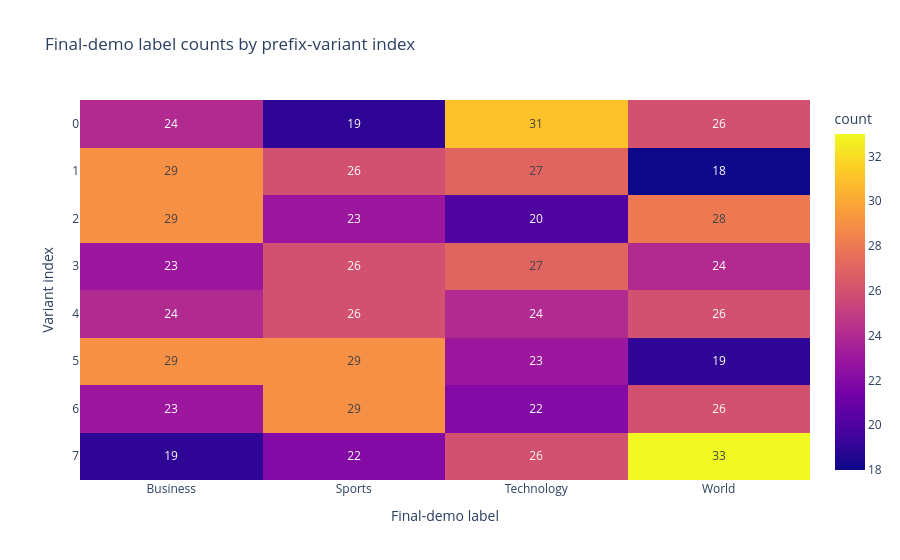
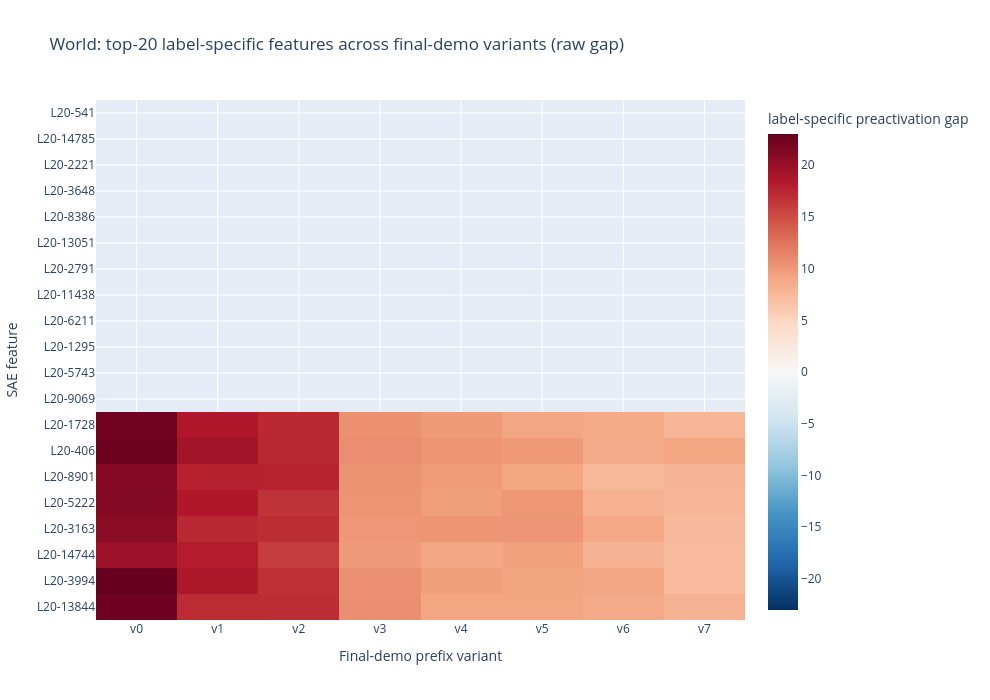
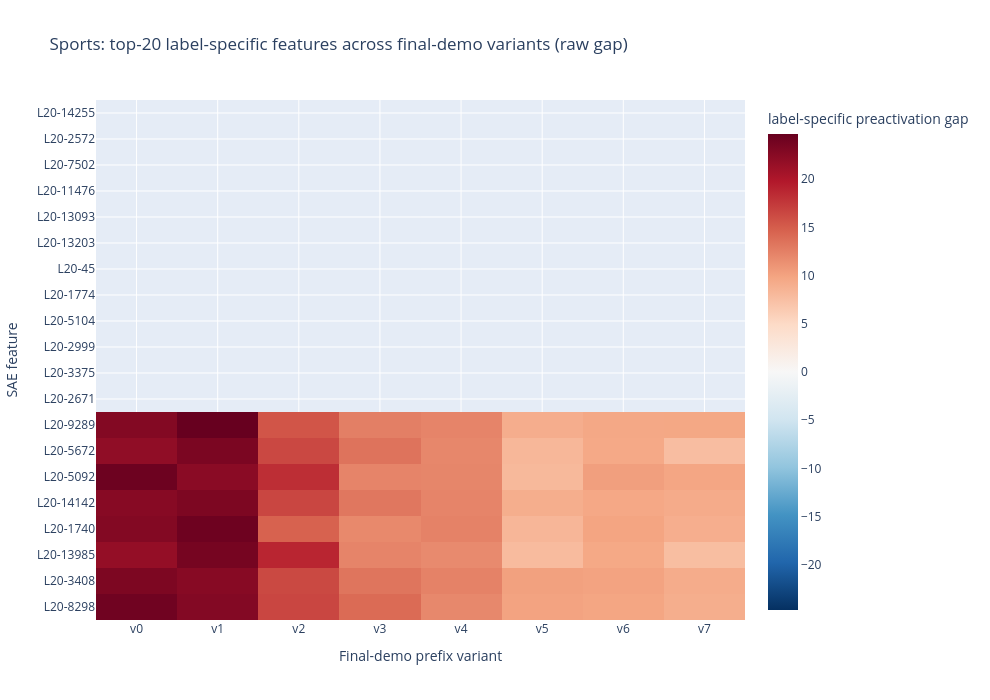
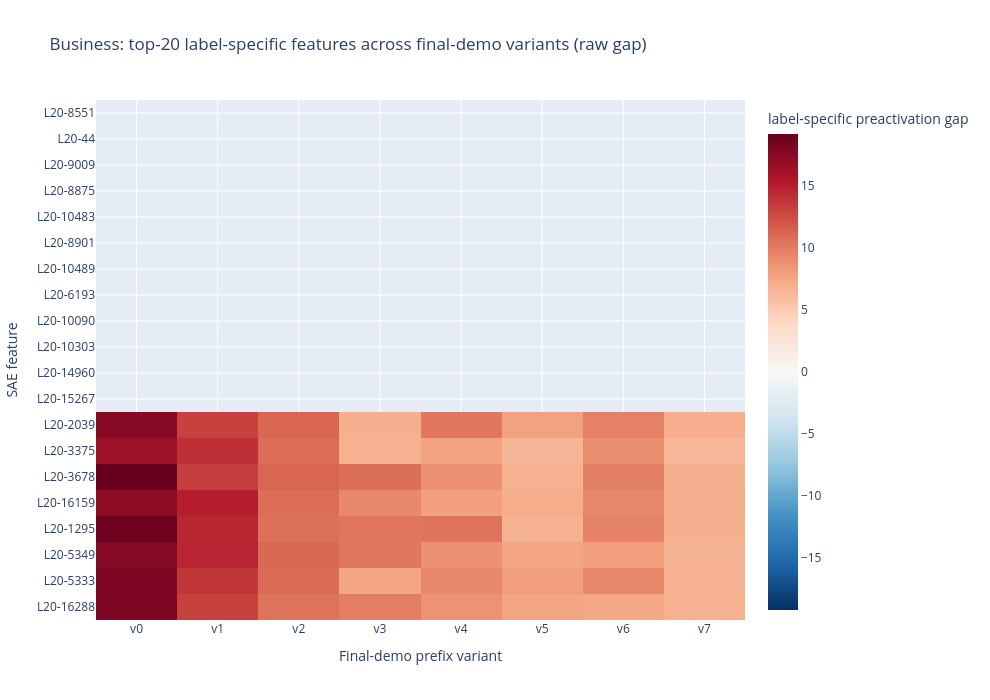

Notebook source saved alongside these figures, in order:
### Code cell
# ============================================================
# 6. Plotly diagnostics and heatmaps
# ============================================================

summary = {
    "model": MODEL_SHORT_NAME,
    "target_layer": TARGET_LAYER,
    "n_queries": N_QUERY_TOTAL,
    "n_prefix_variants": N_PREFIX_VARIANTS,
    "label_specific_top_n_per_label": LABEL_SPECIFIC_TOP_N,
    "retention_top_k": RETENTION_TOP_K,
    "stable_min_retention": STABLE_MIN_RETENTION,
    "stable_min_baseline_ratio": STABLE_MIN_BASELINE_RATIO,
    "query_analysis_positions": query_analysis_positions,
    "stable_count": int(label_specific_stability_df["stable_by_rule"].sum()),
    "sensitive_count": int((~label_specific_stability_df["stable_by_rule"]).sum()),
}
print(json.dumps(summary, indent=2))

# Per-variant final-demo label distribution. This checks whether variant index itself is label-confounded.
variant_label_counts = pd.crosstab(meta_df["variant_idx"], meta_df["final_demo_label_word"])
print("Final-demo label counts by variant index:")
display(variant_label_counts)

fig_counts = px.imshow(
    variant_label_counts,
    text_auto=True,
    aspect="auto",
    title="Final-demo label counts by prefix-variant index",
    labels=dict(x="Final-demo label", y="Variant index", color="count"),
)
fig_counts.show()


def plot_label_specific_heatmap(lab: int, normalize_to_baseline: bool = False):
    """Plot top label-specific features for one label across final-demo variants."""
    feature_ids = label_top_features[int(lab)]
    mat = label_specific_pre_gap[int(lab), :, feature_ids].T  # [features, variants]
    if normalize_to_baseline:
        denom = np.abs(mat[:, [0]]) + 1e-12
        mat_to_plot = mat / denom
        colorbar_title = "pre-gap / |baseline gap|"
        title_suffix = "ratio to baseline"
    else:
        mat_to_plot = mat
        colorbar_title = "label-specific preactivation gap"
        title_suffix = "raw gap"

    y_labels = [f"L{TARGET_LAYER}-{int(f)}" for f in feature_ids]
    x_labels = [f"v{v}" for v in range(N_PREFIX_VARIANTS)]
    fig = go.Figure(
        data=go.Heatmap(
            z=mat_to_plot,
            x=x_labels,
            y=y_labels,
            colorscale="RdBu",
            reversescale=True,
            zmid=0.0,
            colorbar=dict(title=colorbar_title),
            hovertemplate=(
                "feature=%{y}<br>variant=%{x}<br>"
                + colorbar_title
                + "=%{z:.4f}<extra></extra>"
            ),
        )
    )
    fig.update_layout(
        title=f"{label_to_words_agnews[int(lab)]}: top-{LABEL_SPECIFIC_TOP_N} label-specific features across final-demo variants ({title_suffix})",
        xaxis_title="Final-demo prefix variant",
        yaxis_title="SAE feature",
        height=max(450, 26 * len(feature_ids) + 180),
        width=max(850, 80 * N_PREFIX_VARIANTS + 350),
    )
    fig.show()


for lab in range(NUM_LABELS):
    plot_label_specific_heatmap(lab, normalize_to_baseline=False)

# Optional normalized heatmaps. These are useful for visually identifying LFH-sensitive features.
for lab in range(NUM_LABELS):
    plot_label_specific_heatmap(lab, normalize_to_baseline=True)

# Retention plot for all selected label-specific features.
fig_retention = px.scatter(
    label_specific_stability_df,
    x="label_specific_rank",
    y=f"retention_rate_top_{RETENTION_TOP_K}",
    color="label_word",
    symbol="stable_by_rule",
    hover_data=[
        "feature_idx",
        "baseline_label_specific_pre_gap",
        "min_over_baseline",
        "worst_variant_rank",
        "best_variant_rank",
    ],
    title=f"Single-prefix label-specific rank versus multi-prefix retention in top-{RETENTION_TOP_K}",
    labels={
        "label_specific_rank": "Original single-prefix label-specific rank",
        f"retention_rate_top_{RETENTION_TOP_K}": f"Retention rate in top-{RETENTION_TOP_K}",
        "label_word": "Gold label",
    },
)
fig_retention.add_hline(y=STABLE_MIN_RETENTION, line_dash="dash")
fig_retention.update_layout(height=500, width=900)
fig_retention.show()

# Gap range plot: how much the label-specific score moves when only the final demo changes.
fig_range = px.scatter(
    label_specific_stability_df,
    x="baseline_label_specific_pre_gap",
    y="range_label_specific_pre_gap_across_prefixes",
    color="label_word",
    symbol="stable_by_rule",
    hover_data=["feature_idx", "label_specific_rank", "min_over_baseline", f"retention_rate_top_{RETENTION_TOP_K}"],
    title="Label-specific preactivation gap instability under final-demo variation",
    labels={
        "baseline_label_specific_pre_gap": "Baseline label-specific preactivation gap",
        "range_label_specific_pre_gap_across_prefixes": "Range of gap across prefix variants",
        "label_word": "Gold label",
    },
)
fig_range.update_layout(height=500, width=900)
fig_range.show()

### Figure 1 — Plotly figure (JSON) as saved in the notebook; plotly's stock layout.template omitted (floating-point values rounded to 4 significant figures)
{"data": [{"coloraxis": "coloraxis", "hovertemplate": "Final-demo label: %{x}<br>Variant index: %{y}<br>count: %{z}<extra></extra>", "name": "0", "texttemplate": "%{z}", "type": "heatmap", "x": ["Business", "Sports", "Technology", "World"], "xaxis": "x", "y": [0, 1, 2, 3, 4, 5, 6, 7], "yaxis": "y", "z": [[24, 19, 31, 26], [29, 26, 27, 18], [29, 23, 20, 28], [23, 26, 27, 24], [24, 26, 24, 26], [29, 29, 23, 19], [23, 29, 22, 26], [19, 22, 26, 33]]}], "layout": {"coloraxis": {"colorbar": {"title": {"text": "count"}}, "colorscale": [[0, "#0d0887"], [0.1111, "#46039f"], [0.2222, "#7201a8"], [0.3333, "#9c179e"], [0.4444, "#bd3786"], [0.5556, "#d8576b"], [0.6667, "#ed7953"], [0.7778, "#fb9f3a"], [0.8889, "#fdca26"], [1, "#f0f921"]]}, "title": {"text": "Final-demo label counts by prefix-variant index"}, "xaxis": {"anchor": "y", "domain": [0, 1], "title": {"text": "Final-demo label"}}, "yaxis": {"anchor": "x", "autorange": "reversed", "domain": [0, 1], "title": {"text": "Variant index"}}}}

### Figure 2 — Plotly figure (JSON) as saved in the notebook; plotly's stock layout.template omitted (floating-point values rounded to 4 significant figures; data arrays with more than 128 entries replaced by an {"elided": "..."} marker saying what was removed)
{"data": [{"colorbar": {"title": {"text": "label-specific preactivation gap"}}, "colorscale": [[0, "rgb(103,0,31)"], [0.1, "rgb(178,24,43)"], [0.2, "rgb(214,96,77)"], [0.3, "rgb(244,165,130)"], [0.4, "rgb(253,219,199)"], [0.5, "rgb(247,247,247)"], [0.6, "rgb(209,229,240)"], [0.7, "rgb(146,197,222)"], [0.8, "rgb(67,147,195)"], [0.9, "rgb(33,102,172)"], [1, "rgb(5,48,97)"]], "hovertemplate": "feature=%{y}<br>variant=%{x}<br>label-specific preactivation gap=%{z:.4f}<extra></extra>", "reversescale": true, "type": "heatmap", "x": ["v0", "v1", "v2", "v3", "v4", "v5", "v6", "v7"], "y": ["L20-13844", "L20-3994", "L20-14744", "L20-3163", "L20-5222", "L20-8901", "L20-406", "L20-1728", "L20-9069", "L20-5743", "L20-1295", "L20-6211", "L20-11438", "L20-2791", "L20-13051", "L20-8386", "L20-3648", "L20-2221", "L20-14785", "L20-541"], "z": {"elided": "8x20 float values"}, "zmid": 0}], "layout": {"height": 700, "title": {"text": "World: top-20 label-specific features across final-demo variants (raw gap)"}, "width": 990, "xaxis": {"title": {"text": "Final-demo prefix variant"}}, "yaxis": {"title": {"text": "SAE feature"}}}}

### Figure 3 — Plotly figure (JSON) as saved in the notebook; plotly's stock layout.template omitted (floating-point values rounded to 4 significant figures; data arrays with more than 128 entries replaced by an {"elided": "..."} marker saying what was removed)
{"data": [{"colorbar": {"title": {"text": "label-specific preactivation gap"}}, "colorscale": [[0, "rgb(103,0,31)"], [0.1, "rgb(178,24,43)"], [0.2, "rgb(214,96,77)"], [0.3, "rgb(244,165,130)"], [0.4, "rgb(253,219,199)"], [0.5, "rgb(247,247,247)"], [0.6, "rgb(209,229,240)"], [0.7, "rgb(146,197,222)"], [0.8, "rgb(67,147,195)"], [0.9, "rgb(33,102,172)"], [1, "rgb(5,48,97)"]], "hovertemplate": "feature=%{y}<br>variant=%{x}<br>label-specific preactivation gap=%{z:.4f}<extra></extra>", "reversescale": true, "type": "heatmap", "x": ["v0", "v1", "v2", "v3", "v4", "v5", "v6", "v7"], "y": ["L20-8298", "L20-3408", "L20-13985", "L20-1740", "L20-14142", "L20-5092", "L20-5672", "L20-9289", "L20-2671", "L20-3375", "L20-2999", "L20-5104", "L20-1774", "L20-45", "L20-13203", "L20-13093", "L20-11476", "L20-7502", "L20-2572", "L20-14255"], "z": {"elided": "8x20 float values"}, "zmid": 0}], "layout": {"height": 700, "title": {"text": "Sports: top-20 label-specific features across final-demo variants (raw gap)"}, "width": 990, "xaxis": {"title": {"text": "Final-demo prefix variant"}}, "yaxis": {"title": {"text": "SAE feature"}}}}

### Figure 4 — Plotly figure (JSON) as saved in the notebook; plotly's stock layout.template omitted (floating-point values rounded to 4 significant figures; data arrays with more than 128 entries replaced by an {"elided": "..."} marker saying what was removed)
{"data": [{"colorbar": {"title": {"text": "label-specific preactivation gap"}}, "colorscale": [[0, "rgb(103,0,31)"], [0.1, "rgb(178,24,43)"], [0.2, "rgb(214,96,77)"], [0.3, "rgb(244,165,130)"], [0.4, "rgb(253,219,199)"], [0.5, "rgb(247,247,247)"], [0.6, "rgb(209,229,240)"], [0.7, "rgb(146,197,222)"], [0.8, "rgb(67,147,195)"], [0.9, "rgb(33,102,172)"], [1, "rgb(5,48,97)"]], "hovertemplate": "feature=%{y}<br>variant=%{x}<br>label-specific preactivation gap=%{z:.4f}<extra></extra>", "reversescale": true, "type": "heatmap", "x": ["v0", "v1", "v2", "v3", "v4", "v5", "v6", "v7"], "y": ["L20-16288", "L20-5333", "L20-5349", "L20-1295", "L20-16159", "L20-3678", "L20-3375", "L20-2039", "L20-15267", "L20-14960", "L20-10303", "L20-10090", "L20-6193", "L20-10489", "L20-8901", "L20-10483", "L20-8875", "L20-9009", "L20-44", "L20-8551"], "z": {"elided": "8x20 float values"}, "zmid": 0}], "layout": {"height": 700, "title": {"text": "Business: top-20 label-specific features across final-demo variants (raw gap)"}, "width": 990, "xaxis": {"title": {"text": "Final-demo prefix variant"}}, "yaxis": {"title": {"text": "SAE feature"}}}}
